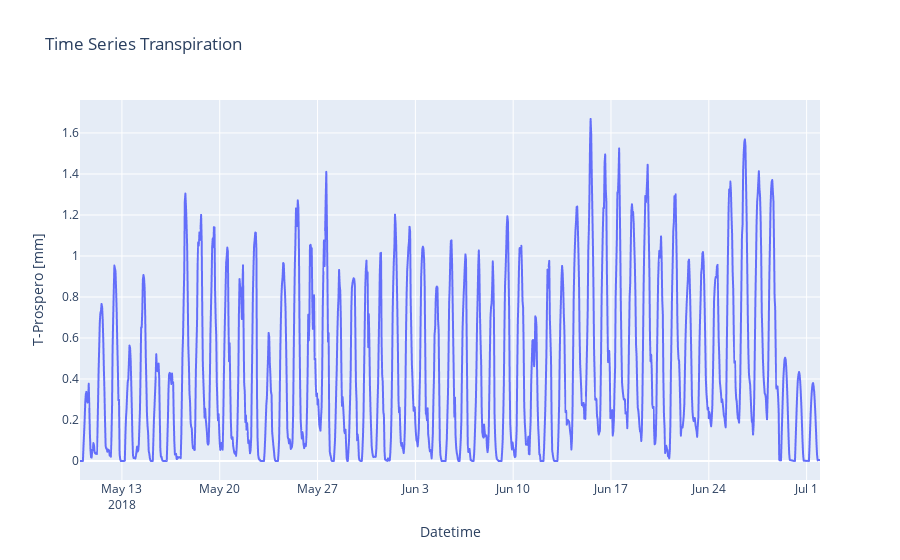

The notebook cell saved with this chart:
### Code cell
df = pd.read_csv('EvapoTranspiration_1_waterstress_1606_02.csv',skiprows=6, sep=',', parse_dates=[0], na_values=-9999,usecols=[1,2])
df.columns = ['Datetime','T-Prospero [mm]']

fig = px.line(df, x='Datetime', y='T-Prospero [mm]', title='Time Series Transpiration')
#fig.update_xaxes(rangeslider_visible=True)
fig.show()

### Figure 1 — Plotly figure (JSON) as saved in the notebook; plotly's stock layout.template omitted (floating-point values rounded to 4 significant figures; data arrays with more than 128 entries replaced by an {"elided": "..."} marker saying what was removed)
{"data": [{"hovertemplate": "Datetime=%{x}<br>T-Prospero [mm]=%{y}<extra></extra>", "legendgroup": "", "line": {"color": "#636efa", "dash": "solid"}, "marker": {"symbol": "circle"}, "mode": "lines", "name": "", "showlegend": false, "type": "scattergl", "x": {"elided": "1272 str values"}, "xaxis": "x", "y": {"elided": "1272 float values"}, "yaxis": "y"}], "layout": {"autosize": true, "legend": {"tracegroupgap": 0}, "title": {"text": "Time Series Transpiration"}, "xaxis": {"anchor": "y", "autorange": true, "domain": [0, 1], "range": ["2018-05-10", "2018-07-01 23:00"], "title": {"text": "Datetime"}, "type": "date"}, "yaxis": {"anchor": "x", "autorange": true, "domain": [0, 1], "range": [-0.09267, 1.761], "title": {"text": "T-Prospero [mm]"}, "type": "linear"}}}
